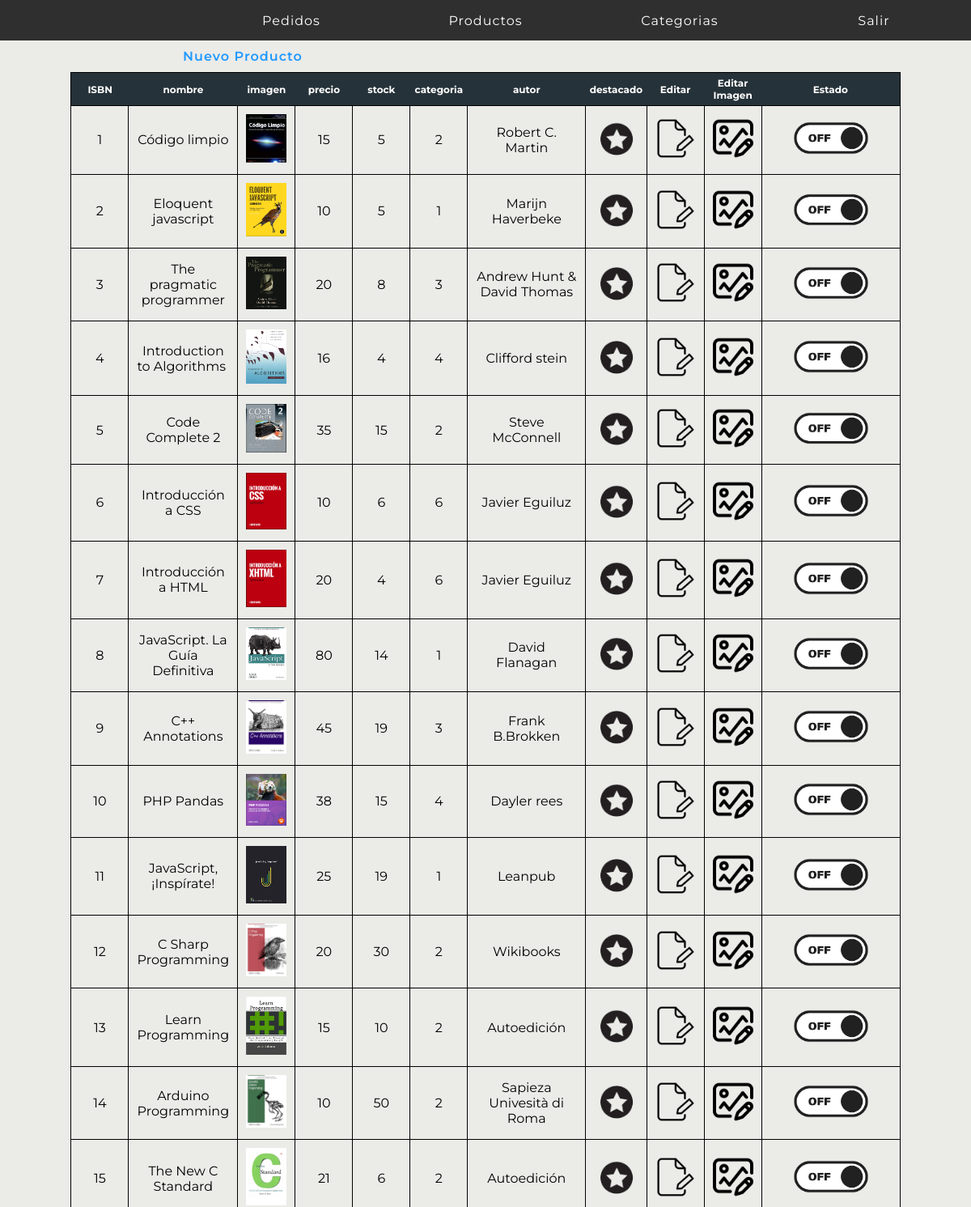
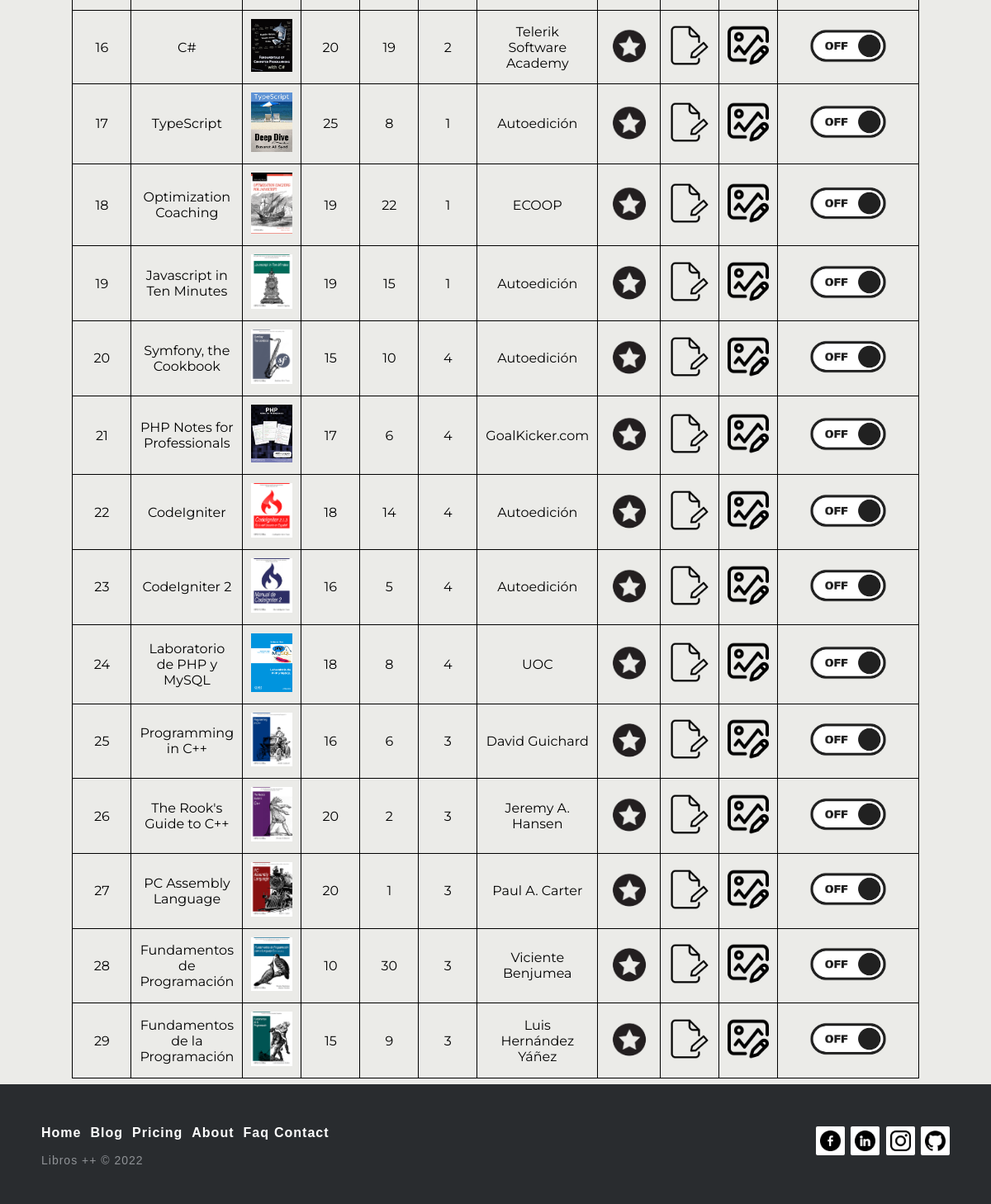
The app's page /index.php?controller=Producto&action=listado (signed in) with its own data (2 pictures, top to bottom).
### tables this page shows
CREATE TABLE `producto` (
  `ISBN` int(11) NOT NULL,
  `nombre` varchar(30) NOT NULL,
  `descripcion` text NOT NULL,
  `imagen` varchar(50) NOT NULL,
  `precio` float(6,2) NOT NULL,
  `stock` int(11) NOT NULL,
  `categoria` int(11) NOT NULL,
  `autor` varchar(30) NOT NULL,
  `destacado` tinyint(1) NOT NULL DEFAULT 0,
  `estado` tinyint(4) NOT NULL DEFAULT 0
);

### models/database.php (called while the page is built, shortened)
<?php
class Database{
    public function __construct(){
        $servername = "localhost";
        $dbname= "tiendaonline";
        $username = "root";
        $password = "";
		$this->db = new PDO("mysql:host=$servername;dbname=$dbname",$username, $password);
    }
}

### models/producto.php (called while the page is built, shortened)
<?php
    require_once("database.php");
    class Producto extends Database{
        public function listadoProductos(){
            $sql = "SELECT * FROM producto";
            $rows = $this->db->query($sql);
            return $rows->fetchAll(PDO::FETCH_CLASS);
        }
}
?>

### views/producto/lista.php (the view, shortened to what this page needs)
<!DOCTYPE html>
<html lang="en">
<head>
</head>
<body>
    <div class="botonAdmin">
        <a class="enlaceAdmin" href="index.php?controller=Producto&action=registrar">Nuevo Producto</a>
    </div>
    <?php
        if(count($lista) > 0){
            echo "<table class='tablaAdmin'>";
            echo "<tr>";
                foreach($lista[0] as $clave1 => $valor1){
                    if($clave1 != 'estado' && $clave1 != 'descripcion'){
                        echo "<th class='thAdmin'>".$clave1."</th>";
                    }
                }
            echo "<th class='thAdmin'>Editar</th>";
            echo "<th class='thAdmin'>Editar Imagen</th>";
            echo "<th class='thAdmin'>Estado</th>";
            echo "<tr>";
            foreach($lista as $clave => $valor){
                echo "<tr>";
                foreach($valor as $clave1 => $valor1){
                    if($clave1 != 'descripcion'){
                        if($clave1 == 'imagen'){
                            echo "<td class='tdAdmin'><img class='imagenAdmin' src='".$valor1."' ></td>";
                        }elseif($clave1 == 'destacado'){
                            if($valor1 == 0){
                                echo "<td class='tdAdmin'><a href='index.php?controller=Producto&action=editarDestacado&isbn=".$valor->ISBN."&destacado=1' class='enlaceDestacado'><img src='views/css/assets/imagenes/destacadoNo.png' class='destacado' /></a></td>";
                            }else{
                                echo "<td class='tdAdmin'><a href='index.php?controller=Producto&action=editarDestacado&isbn=".$valor->ISBN."&destacado=0' class='enlaceDestacado'><img src='views/css/assets/imagenes/destacadoSi.png' class='destacado' /></a></td>";
                            }
                        }
                        elseif($clave1 != 'estado'){
                            echo "<td class='tdAdmin'>$valor1</td>";
                        }
                    }
                }
                echo "<td class='tdAdmin'><a href='index.php?controller=Producto&action=editar&isbn=".$valor->ISBN."'><img src='views/css/assets/imagenes/editarproducto.png' /></a></td>";
                echo "<td class='tdAdmin'><a href='index.php?controller=Producto&action=editarImagen&isbn=".$valor->ISBN."'><img src='views/css/assets/imagenes/editarimagen.png' /></a></td>";
                echo "<td class='tdAdmin'><a class='enlaceActivado' href='index.php?controller=Producto&action=activar&isbn=".$valor->ISBN."'>";
                if($valor->estado == 0){
                    echo "<img class='activado' src='views/css/assets/imagenes/desactivado.png' />";
                }else{
                    echo "<img class='activado' src='views/css/assets/imagenes/activado.png' />";
                }
                echo "</a></td>";
                echo "</tr>";
            }
            echo "</table>";
        }else{
            echo "No hay productos";
        }
    ?>
</body>
</html>

### views/css/style.css (style rules this page uses)
html { min-height: 100%; position: relative; }
body { margin: 0; }
footer { background-color: black; position: absolute; bottom: 0; margin-top: 40px; width: 100%; color: white; }
body { background: #EBEBE8; font-family: 'Montserrat', sans-serif; margin: 0; padding: 0; }
p { font-size: 16px; letter-spacing: 1px; }
a { font-size: 16px; letter-spacing: 1px; font: blod; text-decoration: none; }
.tablaAdmin { margin: auto auto; border: 1px solid black; border-collapse: collapse; }
.thAdmin { background-color: #263239; color: white; font-size: 12px; padding: 5px; text-align: center; }
.imagenAdmin { width: 100%; text-align: center; }
.tdAdmin { border: 1px solid black; text-align: center; padding: 10px; width: 50px; }
div.botonAdmin>a.enlaceAdmin { text-decoration: none; color: #2099FF; text-align: center; font-weight: 600; }
div.botonAdmin { margin: 10px; margin-left: 200px; text-align: center; width: 200px; }
img.destacado { width: 50px; border-radius: 75%; }
a.enlaceDestacado { width: 200px; }
td.tdAdmin>a>img.activado { width: 150px; }
td.tdAdmin>a>img { width: 100%; }
.footer-distributed { background-color: #292c2f; box-shadow: 0 1px 1px 0 rgba(0, 0, 0, 0.12); box-sizing: border-box; width: 100%; text-align: left; font: normal 16px sans-serif; padding: 45px 50px; }
.footer-distributed .footer-left p { color: #8f9296; font-size: 14px; margin: 0; }
.footer-distributed p.footer-links { font-size: 18px; font-weight: bold; color: #ffffff; margin: 0 0 10px; padding: 0; transition: ease .25s; }
.footer-distributed p.footer-links a { display: inline-block; line-height: 1.8; text-decoration: none; color: inherit; transition: ease .25s; }
.footer-distributed .footer-links a:before { content: ""; font-size: 20px; left: 0; color: #fff; display: inline-block; padding-right: 5px; }
.footer-distributed .footer-links .link-1:before { content: none; }
.footer-distributed .footer-right { float: right; margin-top: 6px; max-width: 180px; }
.footer-distributed .footer-right a { display: inline-block; width: 35px; height: 35px; background-color: #ffffff; border-radius: 2px; font-size: 20px; color: #ffffff; text-align: center; line-height: 35px; margin-left: 3px; transition:all .25s; }
.espacioFooter { width:100%; height: 152px; }
.footer-right > a > img { width: 25px; height: 25px; margin-top:5px; }

### records on screen
producto: valor1 "1", valor1 "Código limpio", valor1 "15", valor1 "5", valor1 "2", valor1 "Robert C. Martin", estado 0 (drawn)
producto: valor1 "2", valor1 "Eloquent javascript", valor1 "10", valor1 "5", valor1 "1", valor1 "Marijn Haverbeke", estado 0 (drawn)
producto: valor1 "3", valor1 "The pragmatic programmer", valor1 "20", valor1 "8", valor1 "Andrew Hunt & David Thomas", estado 0 (drawn)
producto: valor1 "4", valor1 "Introduction to Algorithms", valor1 "16", valor1 "Clifford stein", estado 0 (drawn)
producto: valor1 "5", valor1 "Code Complete 2", valor1 "35", valor1 "15", valor1 "2", valor1 "Steve McConnell", estado 0 (drawn)
producto: valor1 "6", valor1 "Introducción a CSS", valor1 "10", valor1 "Javier Eguiluz", estado 0 (drawn)
producto: valor1 "7", valor1 "Introducción a HTML", valor1 "20", valor1 "4", valor1 "6", valor1 "Javier Eguiluz", estado 0 (drawn)
producto: valor1 "8", valor1 "JavaScript. La Guía Definitiva", valor1 "80", valor1 "14", valor1 "1", valor1 "David Flanagan", estado 0 (drawn)
producto: valor1 "9", valor1 "C++ Annotations", valor1 "45", valor1 "19", valor1 "3", valor1 "Frank B.Brokken", estado 0 (drawn)
producto: valor1 "10", valor1 "PHP Pandas", valor1 "38", valor1 "15", valor1 "4", valor1 "Dayler rees", estado 0 (drawn)
producto: valor1 "11", valor1 "JavaScript, ¡Inspírate!", valor1 "25", valor1 "19", valor1 "1", valor1 "Leanpub", estado 0 (drawn)
producto: valor1 "12", valor1 "C Sharp Programming", valor1 "20", valor1 "30", valor1 "2", valor1 "Wikibooks", estado 0 (drawn)
producto: valor1 "13", valor1 "Learn Programming", valor1 "15", valor1 "10", valor1 "2", valor1 "Autoedición", estado 0 (drawn)
producto: valor1 "14", valor1 "Arduino Programming", valor1 "10", valor1 "50", valor1 "2", valor1 "Sapieza Univesità di Roma", estado 0 (drawn)
producto: valor1 "15", valor1 "The New C Standard", valor1 "21", valor1 "6", valor1 "2", valor1 "Autoedición", estado 0 (drawn)
producto: valor1 "16", valor1 "C#", valor1 "20", valor1 "19", valor1 "2", valor1 "Telerik Software Academy", estado 0 (drawn)
producto: valor1 "17", valor1 "TypeScript", valor1 "25", valor1 "8", valor1 "1", valor1 "Autoedición", estado 0 (drawn)
producto: valor1 "18", valor1 "Optimization Coaching", valor1 "19", valor1 "22", valor1 "1", valor1 "ECOOP", estado 0 (drawn)
producto: valor1 "19", valor1 "Javascript in Ten Minutes", valor1 "15", valor1 "1", valor1 "Autoedición", estado 0 (drawn)
producto: valor1 "20", valor1 "Symfony, the Cookbook", valor1 "15", valor1 "10", valor1 "4", valor1 "Autoedición", estado 0 (drawn)
producto: valor1 "21", valor1 "PHP Notes for Professionals", valor1 "17", valor1 "6", valor1 "4", valor1 "GoalKicker.com", estado 0 (drawn)
producto: valor1 "22", valor1 "CodeIgniter", valor1 "18", valor1 "14", valor1 "4", valor1 "Autoedición", estado 0 (drawn)
producto: valor1 "23", valor1 "CodeIgniter 2", valor1 "16", valor1 "5", valor1 "4", valor1 "Autoedición", estado 0 (drawn)
producto: valor1 "24", valor1 "Laboratorio de PHP y MySQL", valor1 "18", valor1 "8", valor1 "4", valor1 "UOC", estado 0 (drawn)
producto: valor1 "25", valor1 "Programming in C++", valor1 "16", valor1 "6", valor1 "3", valor1 "David Guichard", estado 0 (drawn)
producto: valor1 "26", valor1 "The Rook's Guide to C++", valor1 "20", valor1 "2", valor1 "3", valor1 "Jeremy A. Hansen", estado 0 (drawn)
producto: valor1 "27", valor1 "PC Assembly Language", valor1 "20", valor1 "1", valor1 "3", valor1 "Paul A. Carter", estado 0 (drawn)
producto: valor1 "28", valor1 "Fundamentos de Programación", valor1 "10", valor1 "30", valor1 "3", valor1 "Viciente Benjumea", estado 0 (drawn)
producto: valor1 "29", valor1 "Fundamentos de la Programación", valor1 "15", valor1 "9", valor1 "3", valor1 "Luis Hernández Yáñez", estado 0 (drawn)

### other values on screen
$clave1 "ISBN"
$clave1 "nombre"
$clave1 "imagen"
$clave1 "precio"
$clave1 "stock"
$clave1 "categoria"
$clave1 "autor"
$clave1 "destacado"
